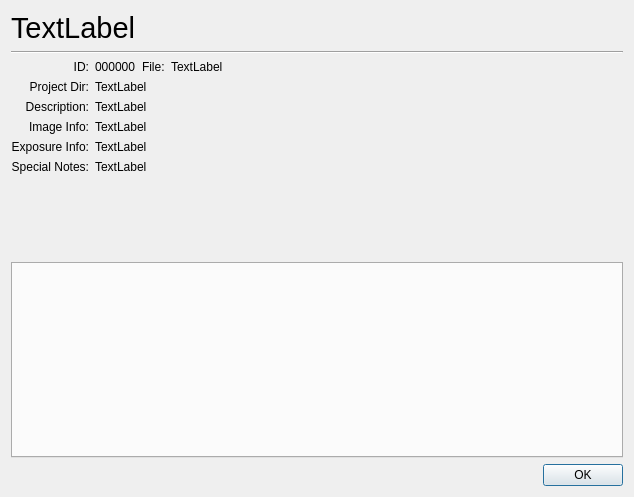
<?xml version="1.0" encoding="UTF-8"?>
<ui version="4.0">
 <class>PSProjectInfoDialog</class>
 <widget class="QDialog" name="PSProjectInfoDialog">
  <property name="geometry">
   <rect>
    <x>0</x>
    <y>0</y>
    <width>634</width>
    <height>497</height>
   </rect>
  </property>
  <property name="minimumSize">
   <size>
    <width>634</width>
    <height>497</height>
   </size>
  </property>
  <property name="windowTitle">
   <string>PhotoScan Project Info</string>
  </property>
  <layout class="QVBoxLayout" name="verticalLayout">
   <item>
    <widget class="QLabel" name="MainHeaderLabel">
     <property name="sizePolicy">
      <sizepolicy hsizetype="Expanding" vsizetype="Preferred">
       <horstretch>0</horstretch>
       <verstretch>0</verstretch>
      </sizepolicy>
     </property>
     <property name="font">
      <font>
       <pointsize>22</pointsize>
      </font>
     </property>
     <property name="text">
      <string>TextLabel</string>
     </property>
    </widget>
   </item>
   <item>
    <widget class="Line" name="line">
     <property name="orientation">
      <enum>Qt::Horizontal</enum>
     </property>
    </widget>
   </item>
   <item>
    <layout class="QGridLayout" name="gridLayout">
     <property name="verticalSpacing">
      <number>-1</number>
     </property>
     <item row="0" column="0">
      <widget class="QLabel" name="IDLabelLabel">
       <property name="sizePolicy">
        <sizepolicy hsizetype="Minimum" vsizetype="Preferred">
         <horstretch>0</horstretch>
         <verstretch>0</verstretch>
        </sizepolicy>
       </property>
       <property name="text">
        <string>ID:</string>
       </property>
       <property name="alignment">
        <set>Qt::AlignRight|Qt::AlignTrailing|Qt::AlignVCenter</set>
       </property>
      </widget>
     </item>
     <item row="2" column="1">
      <widget class="QLabel" name="DescriptionLabel">
       <property name="sizePolicy">
        <sizepolicy hsizetype="Expanding" vsizetype="Fixed">
         <horstretch>0</horstretch>
         <verstretch>0</verstretch>
        </sizepolicy>
       </property>
       <property name="text">
        <string>TextLabel</string>
       </property>
      </widget>
     </item>
     <item row="3" column="0">
      <widget class="QLabel" name="label">
       <property name="sizePolicy">
        <sizepolicy hsizetype="Minimum" vsizetype="Fixed">
         <horstretch>0</horstretch>
         <verstretch>0</verstretch>
        </sizepolicy>
       </property>
       <property name="text">
        <string>Image Info:</string>
       </property>
       <property name="alignment">
        <set>Qt::AlignRight|Qt::AlignTrailing|Qt::AlignVCenter</set>
       </property>
      </widget>
     </item>
     <item row="3" column="1">
      <widget class="QLabel" name="ImageInfoLabel">
       <property name="sizePolicy">
        <sizepolicy hsizetype="Expanding" vsizetype="Fixed">
         <horstretch>0</horstretch>
         <verstretch>0</verstretch>
        </sizepolicy>
       </property>
       <property name="text">
        <string>TextLabel</string>
       </property>
      </widget>
     </item>
     <item row="4" column="0">
      <widget class="QLabel" name="label_5">
       <property name="sizePolicy">
        <sizepolicy hsizetype="Minimum" vsizetype="Fixed">
         <horstretch>0</horstretch>
         <verstretch>0</verstretch>
        </sizepolicy>
       </property>
       <property name="text">
        <string>Exposure Info:</string>
       </property>
       <property name="alignment">
        <set>Qt::AlignRight|Qt::AlignTrailing|Qt::AlignVCenter</set>
       </property>
      </widget>
     </item>
     <item row="4" column="1">
      <widget class="QLabel" name="ExposureInfoLabel">
       <property name="sizePolicy">
        <sizepolicy hsizetype="Expanding" vsizetype="Fixed">
         <horstretch>0</horstretch>
         <verstretch>0</verstretch>
        </sizepolicy>
       </property>
       <property name="text">
        <string>TextLabel</string>
       </property>
      </widget>
     </item>
     <item row="5" column="0">
      <widget class="QLabel" name="label_8">
       <property name="sizePolicy">
        <sizepolicy hsizetype="Minimum" vsizetype="Minimum">
         <horstretch>0</horstretch>
         <verstretch>0</verstretch>
        </sizepolicy>
       </property>
       <property name="text">
        <string>Special Notes:</string>
       </property>
       <property name="alignment">
        <set>Qt::AlignRight|Qt::AlignTop|Qt::AlignTrailing</set>
       </property>
      </widget>
     </item>
     <item row="5" column="1">
      <widget class="QLabel" name="SpecialNotesLabel">
       <property name="sizePolicy">
        <sizepolicy hsizetype="Expanding" vsizetype="MinimumExpanding">
         <horstretch>0</horstretch>
         <verstretch>0</verstretch>
        </sizepolicy>
       </property>
       <property name="text">
        <string>TextLabel</string>
       </property>
       <property name="alignment">
        <set>Qt::AlignLeading|Qt::AlignLeft|Qt::AlignTop</set>
       </property>
       <property name="wordWrap">
        <bool>true</bool>
       </property>
      </widget>
     </item>
     <item row="1" column="0">
      <widget class="QLabel" name="label_6">
       <property name="sizePolicy">
        <sizepolicy hsizetype="Minimum" vsizetype="Fixed">
         <horstretch>0</horstretch>
         <verstretch>0</verstretch>
        </sizepolicy>
       </property>
       <property name="text">
        <string>Project Dir:</string>
       </property>
       <property name="alignment">
        <set>Qt::AlignRight|Qt::AlignTrailing|Qt::AlignVCenter</set>
       </property>
      </widget>
     </item>
     <item row="1" column="1">
      <widget class="QLabel" name="PSFolderLabel">
       <property name="sizePolicy">
        <sizepolicy hsizetype="Expanding" vsizetype="Fixed">
         <horstretch>0</horstretch>
         <verstretch>0</verstretch>
        </sizepolicy>
       </property>
       <property name="text">
        <string>TextLabel</string>
       </property>
      </widget>
     </item>
     <item row="2" column="0">
      <widget class="QLabel" name="label_7">
       <property name="sizePolicy">
        <sizepolicy hsizetype="Minimum" vsizetype="Fixed">
         <horstretch>0</horstretch>
         <verstretch>0</verstretch>
        </sizepolicy>
       </property>
       <property name="text">
        <string>Description:</string>
       </property>
       <property name="alignment">
        <set>Qt::AlignRight|Qt::AlignTrailing|Qt::AlignVCenter</set>
       </property>
      </widget>
     </item>
     <item row="0" column="1">
      <layout class="QHBoxLayout" name="horizontalLayout">
       <property name="spacing">
        <number>-1</number>
       </property>
       <item>
        <widget class="QLabel" name="IDLabel">
         <property name="sizePolicy">
          <sizepolicy hsizetype="Fixed" vsizetype="Preferred">
           <horstretch>0</horstretch>
           <verstretch>0</verstretch>
          </sizepolicy>
         </property>
         <property name="text">
          <string>000000</string>
         </property>
        </widget>
       </item>
       <item>
        <widget class="QLabel" name="label_4">
         <property name="sizePolicy">
          <sizepolicy hsizetype="Fixed" vsizetype="Preferred">
           <horstretch>0</horstretch>
           <verstretch>0</verstretch>
          </sizepolicy>
         </property>
         <property name="text">
          <string>File:</string>
         </property>
        </widget>
       </item>
       <item>
        <widget class="QLabel" name="PSFileLabel">
         <property name="sizePolicy">
          <sizepolicy hsizetype="Expanding" vsizetype="Preferred">
           <horstretch>0</horstretch>
           <verstretch>0</verstretch>
          </sizepolicy>
         </property>
         <property name="text">
          <string>TextLabel</string>
         </property>
        </widget>
       </item>
      </layout>
     </item>
    </layout>
   </item>
   <item>
    <widget class="QTabWidget" name="tabWidget">
     <property name="currentIndex">
      <number>-1</number>
     </property>
    </widget>
   </item>
   <item>
    <widget class="QDialogButtonBox" name="buttonBox">
     <property name="orientation">
      <enum>Qt::Horizontal</enum>
     </property>
     <property name="standardButtons">
      <set>QDialogButtonBox::Ok</set>
     </property>
    </widget>
   </item>
  </layout>
 </widget>
 <resources/>
 <connections>
  <connection>
   <sender>buttonBox</sender>
   <signal>accepted()</signal>
   <receiver>PSProjectInfoDialog</receiver>
   <slot>accept()</slot>
   <hints>
    <hint type="sourcelabel">
     <x>248</x>
     <y>254</y>
    </hint>
    <hint type="destinationlabel">
     <x>157</x>
     <y>274</y>
    </hint>
   </hints>
  </connection>
  <connection>
   <sender>buttonBox</sender>
   <signal>rejected()</signal>
   <receiver>PSProjectInfoDialog</receiver>
   <slot>reject()</slot>
   <hints>
    <hint type="sourcelabel">
     <x>316</x>
     <y>260</y>
    </hint>
    <hint type="destinationlabel">
     <x>286</x>
     <y>274</y>
    </hint>
   </hints>
  </connection>
 </connections>
</ui>
